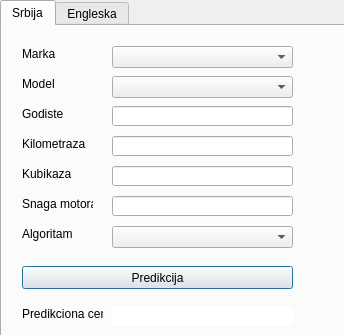
<?xml version="1.0" encoding="UTF-8"?>
<ui version="4.0">
 <class>Dialog</class>
 <widget class="QDialog" name="Dialog">
  <property name="geometry">
   <rect>
    <x>0</x>
    <y>0</y>
    <width>344</width>
    <height>335</height>
   </rect>
  </property>
  <property name="windowTitle">
   <string>Dialog</string>
  </property>
  <widget class="QTabWidget" name="tabWidget">
   <property name="geometry">
    <rect>
     <x>0</x>
     <y>0</y>
     <width>351</width>
     <height>383</height>
    </rect>
   </property>
   <property name="autoFillBackground">
    <bool>false</bool>
   </property>
   <property name="tabShape">
    <enum>QTabWidget::Rounded</enum>
   </property>
   <property name="currentIndex">
    <number>0</number>
   </property>
   <property name="elideMode">
    <enum>Qt::ElideNone</enum>
   </property>
   <property name="usesScrollButtons">
    <bool>true</bool>
   </property>
   <property name="documentMode">
    <bool>false</bool>
   </property>
   <widget class="QWidget" name="serbian_tab">
    <attribute name="title">
     <string>Srbija</string>
    </attribute>
    <widget class="QLabel" name="brand_label">
     <property name="geometry">
      <rect>
       <x>20</x>
       <y>20</y>
       <width>71</width>
       <height>16</height>
      </rect>
     </property>
     <property name="text">
      <string>Marka</string>
     </property>
     <property name="buddy">
      <cstring>brand_select</cstring>
     </property>
    </widget>
    <widget class="QLabel" name="model_label">
     <property name="geometry">
      <rect>
       <x>20</x>
       <y>50</y>
       <width>71</width>
       <height>16</height>
      </rect>
     </property>
     <property name="text">
      <string>Model</string>
     </property>
     <property name="buddy">
      <cstring>model_select</cstring>
     </property>
    </widget>
    <widget class="QLabel" name="year_label">
     <property name="geometry">
      <rect>
       <x>20</x>
       <y>80</y>
       <width>71</width>
       <height>16</height>
      </rect>
     </property>
     <property name="text">
      <string>Godiste</string>
     </property>
     <property name="buddy">
      <cstring>year_edit</cstring>
     </property>
    </widget>
    <widget class="QLabel" name="mileage_label">
     <property name="geometry">
      <rect>
       <x>20</x>
       <y>110</y>
       <width>71</width>
       <height>16</height>
      </rect>
     </property>
     <property name="text">
      <string>Kilometraza</string>
     </property>
     <property name="buddy">
      <cstring>mileage_edit</cstring>
     </property>
    </widget>
    <widget class="QLabel" name="engine_size_label">
     <property name="geometry">
      <rect>
       <x>20</x>
       <y>140</y>
       <width>71</width>
       <height>16</height>
      </rect>
     </property>
     <property name="text">
      <string>Kubikaza</string>
     </property>
     <property name="buddy">
      <cstring>engine_size_edit</cstring>
     </property>
    </widget>
    <widget class="QLabel" name="engine_power_label">
     <property name="geometry">
      <rect>
       <x>20</x>
       <y>170</y>
       <width>71</width>
       <height>16</height>
      </rect>
     </property>
     <property name="text">
      <string>Snaga motora</string>
     </property>
     <property name="buddy">
      <cstring>engine_power_edit</cstring>
     </property>
    </widget>
    <widget class="QComboBox" name="brand_select">
     <property name="geometry">
      <rect>
       <x>110</x>
       <y>20</y>
       <width>181</width>
       <height>22</height>
      </rect>
     </property>
    </widget>
    <widget class="QComboBox" name="model_select">
     <property name="geometry">
      <rect>
       <x>110</x>
       <y>50</y>
       <width>181</width>
       <height>22</height>
      </rect>
     </property>
    </widget>
    <widget class="QLineEdit" name="year_edit">
     <property name="geometry">
      <rect>
       <x>110</x>
       <y>80</y>
       <width>181</width>
       <height>20</height>
      </rect>
     </property>
    </widget>
    <widget class="QLineEdit" name="mileage_edit">
     <property name="geometry">
      <rect>
       <x>110</x>
       <y>110</y>
       <width>181</width>
       <height>20</height>
      </rect>
     </property>
    </widget>
    <widget class="QLineEdit" name="engine_size_edit">
     <property name="geometry">
      <rect>
       <x>110</x>
       <y>140</y>
       <width>181</width>
       <height>20</height>
      </rect>
     </property>
    </widget>
    <widget class="QLineEdit" name="engine_power_edit">
     <property name="geometry">
      <rect>
       <x>110</x>
       <y>170</y>
       <width>181</width>
       <height>20</height>
      </rect>
     </property>
    </widget>
    <widget class="QPushButton" name="predict_button">
     <property name="geometry">
      <rect>
       <x>20</x>
       <y>240</y>
       <width>271</width>
       <height>23</height>
      </rect>
     </property>
     <property name="text">
      <string>Predikcija</string>
     </property>
     <property name="default">
      <bool>false</bool>
     </property>
     <property name="flat">
      <bool>false</bool>
     </property>
    </widget>
    <widget class="QLineEdit" name="prediction_price_edit">
     <property name="geometry">
      <rect>
       <x>110</x>
       <y>280</y>
       <width>181</width>
       <height>20</height>
      </rect>
     </property>
     <property name="frame">
      <bool>false</bool>
     </property>
     <property name="readOnly">
      <bool>true</bool>
     </property>
     <property name="clearButtonEnabled">
      <bool>false</bool>
     </property>
    </widget>
    <widget class="QLabel" name="prediction_price_label">
     <property name="geometry">
      <rect>
       <x>20</x>
       <y>280</y>
       <width>81</width>
       <height>16</height>
      </rect>
     </property>
     <property name="text">
      <string>Predikciona cena</string>
     </property>
     <property name="buddy">
      <cstring>prediction_price_edit</cstring>
     </property>
    </widget>
    <widget class="QLabel" name="algorithm_selection_label">
     <property name="geometry">
      <rect>
       <x>20</x>
       <y>200</y>
       <width>71</width>
       <height>16</height>
      </rect>
     </property>
     <property name="text">
      <string>Algoritam</string>
     </property>
     <property name="buddy">
      <cstring>algorithm_selection</cstring>
     </property>
    </widget>
    <widget class="QComboBox" name="algorithm_selection">
     <property name="geometry">
      <rect>
       <x>110</x>
       <y>200</y>
       <width>181</width>
       <height>22</height>
      </rect>
     </property>
    </widget>
   </widget>
   <widget class="QWidget" name="english_tab">
    <attribute name="title">
     <string>Engleska</string>
    </attribute>
   </widget>
  </widget>
 </widget>
 <resources/>
 <connections>
  <connection>
   <sender>year_edit</sender>
   <signal>textChanged(QString)</signal>
   <receiver>year_edit</receiver>
   <slot>setText(QString)</slot>
   <hints>
    <hint type="sourcelabel">
     <x>222</x>
     <y>115</y>
    </hint>
    <hint type="destinationlabel">
     <x>221</x>
     <y>117</y>
    </hint>
   </hints>
  </connection>
  <connection>
   <sender>prediction_price_edit</sender>
   <signal>textChanged(QString)</signal>
   <receiver>prediction_price_edit</receiver>
   <slot>setText(QString)</slot>
   <hints>
    <hint type="sourcelabel">
     <x>197</x>
     <y>321</y>
    </hint>
    <hint type="destinationlabel">
     <x>223</x>
     <y>321</y>
    </hint>
   </hints>
  </connection>
  <connection>
   <sender>engine_power_edit</sender>
   <signal>textChanged(QString)</signal>
   <receiver>engine_power_edit</receiver>
   <slot>setText(QString)</slot>
   <hints>
    <hint type="sourcelabel">
     <x>213</x>
     <y>202</y>
    </hint>
    <hint type="destinationlabel">
     <x>223</x>
     <y>198</y>
    </hint>
   </hints>
  </connection>
  <connection>
   <sender>engine_size_edit</sender>
   <signal>textChanged(QString)</signal>
   <receiver>engine_size_edit</receiver>
   <slot>setText(QString)</slot>
   <hints>
    <hint type="sourcelabel">
     <x>214</x>
     <y>171</y>
    </hint>
    <hint type="destinationlabel">
     <x>222</x>
     <y>166</y>
    </hint>
   </hints>
  </connection>
  <connection>
   <sender>mileage_edit</sender>
   <signal>textChanged(QString)</signal>
   <receiver>mileage_edit</receiver>
   <slot>setText(QString)</slot>
   <hints>
    <hint type="sourcelabel">
     <x>211</x>
     <y>142</y>
    </hint>
    <hint type="destinationlabel">
     <x>222</x>
     <y>140</y>
    </hint>
   </hints>
  </connection>
 </connections>
</ui>
